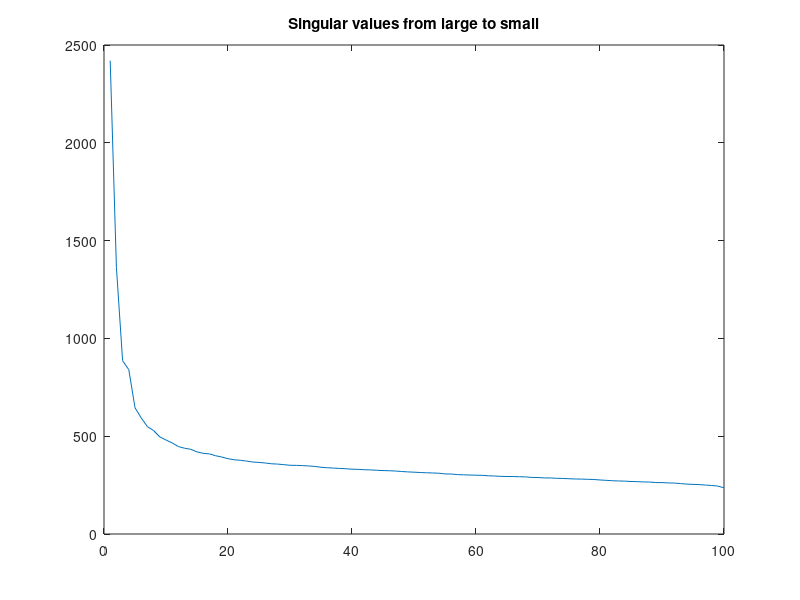

Write MATLAB code to recreate this figure.
%% Predict user ratings based on others
%% load the data matrix
clear all; clc; close all; 
% Each row is a joke, we have 100 jokes.  
% Each column is a user. We have 7200 users 
% Each of the users rated the quality of each joke on a scale of [?10, 10].
load('jesterdata.mat')
% load the partial data for the new user 
% b is the partial rating, the user rated x out of 100 jokes
load('newuser.mat')

%% read constant 
RATING.max = 10;
RATING.min = -10;
[numJokes, numUsers] = size(X);

% compute the singular value decomposition with the first 20 rows
[U,S,V] = svd(X, 'econ');

%% plot spec(X)
plot(diag(S));
title('Singular values from large to small')
rank(X)